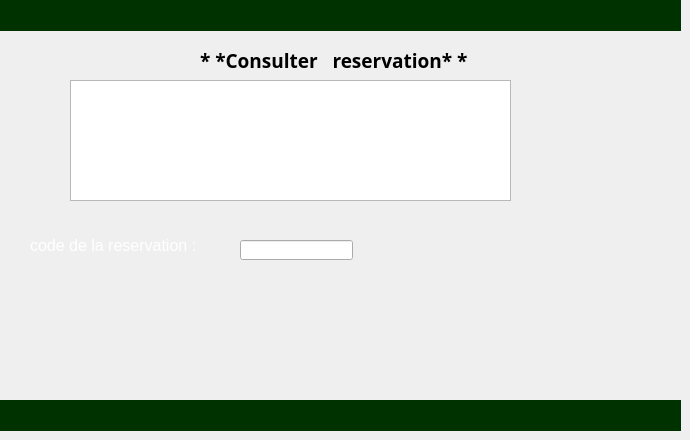
    <widget class="QWidget" name="page_13">
     <widget class="QLabel" name="colorr17_2">
      <property name="geometry">
       <rect>
        <x>0</x>
        <y>0</y>
        <width>681</width>
        <height>31</height>
       </rect>
      </property>
      <property name="styleSheet">
       <string notr="true">#colorr17_2
{
background-color:rgb(0, 50, 0);

}</string>
      </property>
      <property name="text">
       <string/>
      </property>
     </widget>
     <widget class="QLabel" name="colorr17_3">
      <property name="geometry">
       <rect>
        <x>0</x>
        <y>400</y>
        <width>681</width>
        <height>31</height>
       </rect>
      </property>
      <property name="styleSheet">
       <string notr="true">#colorr17_3
{
background-color:rgb(0, 50, 0);

}</string>
      </property>
      <property name="text">
       <string/>
      </property>
     </widget>
     <widget class="QLabel" name="fond9">
      <property name="geometry">
       <rect>
        <x>0</x>
        <y>32</y>
        <width>681</width>
        <height>371</height>
       </rect>
      </property>
      <property name="styleSheet">
       <string notr="true">#fond9
{
background-color: transparent;
   border-image:url(:/smart.jpg);
   background: none;
   border: none;
   background-repeat: none;
}
</string>
      </property>
      <property name="text">
       <string/>
      </property>
     </widget>
     <widget class="QLabel" name="retour_8">
      <property name="geometry">
       <rect>
        <x>40</x>
        <y>360</y>
        <width>91</width>
        <height>31</height>
       </rect>
      </property>
      <property name="styleSheet">
       <string notr="true">#retour_8
{
background-color: transparent;
   border-image:url(:/fle.png);
   background: none;
   border: none;
   background-repeat: none;
}
</string>
      </property>
      <property name="text">
       <string/>
      </property>
     </widget>
     <widget class="QPushButton" name="pushButton_flec6">
      <property name="geometry">
       <rect>
        <x>44</x>
        <y>360</y>
        <width>101</width>
        <height>31</height>
       </rect>
      </property>
      <property name="styleSheet">
       <string notr="true">#pushButton_flec6
{
background-color: transparent;
 
   background: none;
   border: none;
   background-repeat: none;
}
</string>
      </property>
      <property name="text">
       <string/>
      </property>
     </widget>
     <widget class="QLabel" name="label_38">
      <property name="geometry">
       <rect>
        <x>200</x>
        <y>50</y>
        <width>271</width>
        <height>21</height>
       </rect>
      </property>
      <property name="font">
       <font>
        <family>Segoe UI Black</family>
        <pointsize>14</pointsize>
        <weight>75</weight>
        <bold>true</bold>
       </font>
      </property>
      <property name="styleSheet">
       <string notr="true">#label_21
{
color:rgb(255, 255, 255) ;
}
</string>
      </property>
      <property name="text">
       <string>* *Consulter   reservation* *</string>
      </property>
     </widget>
     <widget class="QLineEdit" name="lineEdit_numConsulter_reserv">
      <property name="geometry">
       <rect>
        <x>240</x>
        <y>240</y>
        <width>113</width>
        <height>20</height>
       </rect>
      </property>
     </widget>
     <widget class="QLabel" name="label_39">
      <property name="geometry">
       <rect>
        <x>30</x>
        <y>230</y>
        <width>181</width>
        <height>31</height>
       </rect>
      </property>
      <property name="font">
       <font>
        <pointsize>12</pointsize>
       </font>
      </property>
      <property name="styleSheet">
       <string notr="true">#label_39
{
color:rgb(255, 255, 255);
 

}
</string>
      </property>
      <property name="text">
       <string>code de la reservation :</string>
      </property>
     </widget>
     <widget class="QLabel" name="label_44">
      <property name="geometry">
       <rect>
        <x>540</x>
        <y>330</y>
        <width>91</width>
        <height>41</height>
       </rect>
      </property>
      <property name="styleSheet">
       <string notr="true">#label_44
{
background-color: transparent;
   border-image:url(:/valid.png);
   background: none;
   border: none;
   background-repeat: none;
}
</string>
      </property>
      <property name="text">
       <string/>
      </property>
     </widget>
     <widget class="QPushButton" name="pushButton_valid10">
      <property name="geometry">
       <rect>
        <x>544</x>
        <y>332</y>
        <width>91</width>
        <height>41</height>
       </rect>
      </property>
      <property name="styleSheet">
       <string notr="true">#pushButton_valid10
{
  background-color: transparent;
  
   background: none;
   border: none;
   background-repeat: none;
}
</string>
      </property>
      <property name="text">
       <string/>
      </property>
     </widget>
     <widget class="QTableView" name="tableView_AfficherRes">
      <property name="geometry">
       <rect>
        <x>70</x>
        <y>80</y>
        <width>441</width>
        <height>121</height>
       </rect>
      </property>
     </widget>
    </widget>
